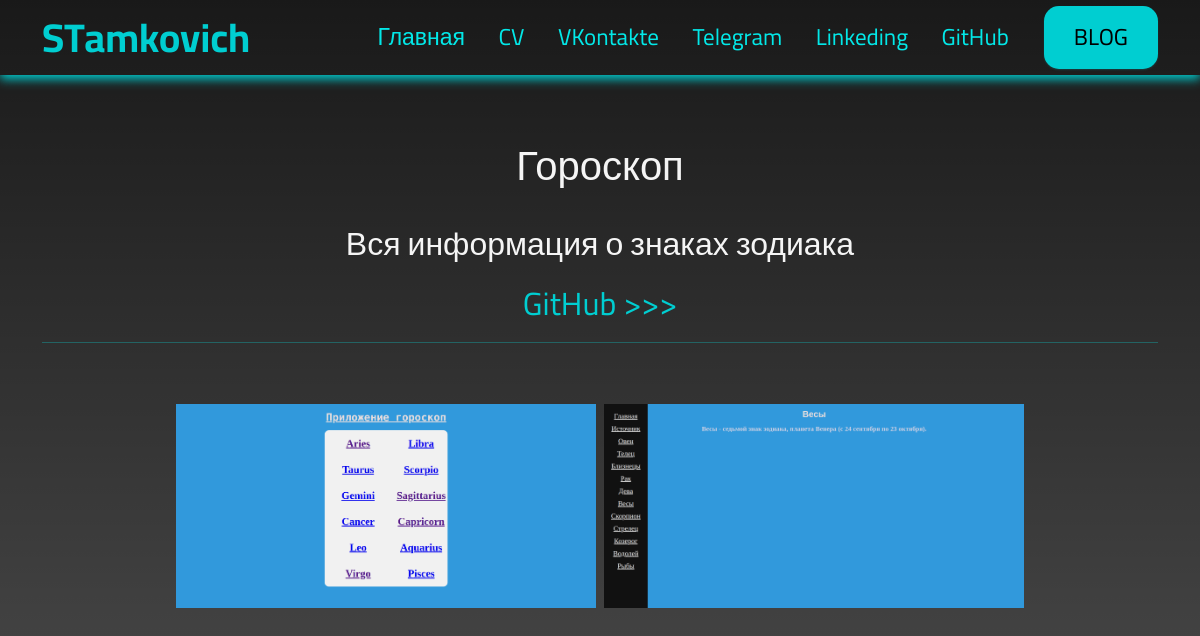
The page /info_project/goroscop on the database its author committed.
### portfolio/models.py (models this page shows, shortened)
class Project(models.Model):
    title = models.CharField("Название проекта", max_length=100)
    description = models.TextField("Описание проекта", max_length=2000)
    image = models.ImageField("Изображение", upload_to='portfolio/images/')
    url = models.URLField("Ссылка на проекта", blank=True)
    slug = models.SlugField(default='', null=False)

class PortfolioShots(models.Model):
    title = models.CharField("Заголовок", max_length=100)
    image = models.FileField("Изображение", upload_to='portfolio_shots/images/')
    project = models.ForeignKey(Project, verbose_name="Проекты",
                                on_delete=models.CASCADE)  # on_delete=models.CASCADE при удалении фильма все кадры также удалятся
    class Meta:
        verbose_name = "Скриншоты проекта"

### portfolio/views.py (the view)
# urls.py: path('info_project/<slug:slug>', views.DitailProject.as_view(), name='info_project'),
class DitailProject(DetailView):
    template_name = 'portfolio/info_project.html'
    model = Project
    context_object_name = 'info'

### portfolio/templates/portfolio/info_project.html (shortened to what this page needs)
{% extends 'portfolio/base.html' %}
{% load static %}
{% block content %}
    <br>
    <br>
    <br>
    <h1 class="info-post"> {{ info.title }} </h1>
    <br>
    <div class="text-center"><p>{{ info.description }} </p>
     {% if info.url %}
        <a class="url2" href="{{ info.url }}" target="_blank">GitHub >>></a>
    {% endif %}
    <hr class="line">
        <br>
        {% for shot in info.portfolioshots_set.all %}
            <img src="{{ shot.image.url }}" class="img-shot" alt="">
        {% endfor %}
    </div>
{% endblock %}

### portfolio/static/portfolio/css/custom.css (style rules this page uses)
body { background: linear-gradient(rgba(0,0,0,0.9), rgba(0,0,0,0.7)), url(background.jpg) no-repeat; position: relative; font-family: 'Cairo', sans-serif; font-size: 16px; line-height: 1.4; min-width: 320px; overflow-x: hidden; height: auto; color: whitesmoke; background-size: cover; background-attachment: fixed; }
.line { color: aqua; }
.url2 { color: darkturquoise; text-align: center; font-size: 2.0rem; }
a { text-decoration: none; }
.text-center { font-size: 2.0rem; text-align: center; }
.info-post { text-align: center; font-family: 'Cairo', sans-serif; font-size: 2.5rem; color: whitesmoke; top: 200px; }
.img-shot { max-width: 420px; height: auto; }

### rows shown on the page
Project: title "Гороскоп", description "Вся информация о знаках зодиака"
PortfolioShots: image (picture)
PortfolioShots: image (picture)
